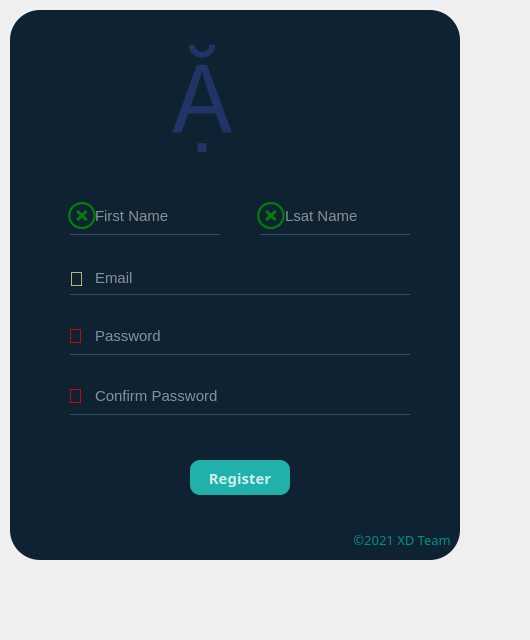
<?xml version="1.0" encoding="UTF-8"?>
<ui version="4.0">
 <class>Form</class>
 <widget class="QWidget" name="Form">
  <property name="geometry">
   <rect>
    <x>0</x>
    <y>0</y>
    <width>530</width>
    <height>640</height>
   </rect>
  </property>
  <property name="windowTitle">
   <string>Form</string>
  </property>
  <widget class="QWidget" name="widget" native="true">
   <property name="geometry">
    <rect>
     <x>0</x>
     <y>0</y>
     <width>460</width>
     <height>560</height>
    </rect>
   </property>
   <property name="styleSheet">
    <string notr="true"/>
   </property>
   <widget class="QLabel" name="registerform">
    <property name="geometry">
     <rect>
      <x>10</x>
      <y>10</y>
      <width>450</width>
      <height>550</height>
     </rect>
    </property>
    <property name="styleSheet">
     <string notr="true">background-color:rgba(10,30,45,250);
border-radius:30px;</string>
    </property>
    <property name="text">
     <string/>
    </property>
   </widget>
   <widget class="QLineEdit" name="fname">
    <property name="geometry">
     <rect>
      <x>70</x>
      <y>200</y>
      <width>150</width>
      <height>35</height>
     </rect>
    </property>
    <property name="baseSize">
     <size>
      <width>0</width>
      <height>0</height>
     </size>
    </property>
    <property name="font">
     <font>
      <family>MS Shell Dlg 2</family>
      <pointsize>11</pointsize>
     </font>
    </property>
    <property name="styleSheet">
     <string notr="true">background-color:rgba(0,0,0,0);
border:1px solid rgba(0,0,0,0);
border-bottom-color:rgba(45,82,101,255);
color:rgb(255,255,255);
padding-bottom:4px;
padding-left:22px;</string>
    </property>
    <property name="placeholderText">
     <string>First Name</string>
    </property>
   </widget>
   <widget class="QLineEdit" name="lname">
    <property name="geometry">
     <rect>
      <x>260</x>
      <y>200</y>
      <width>150</width>
      <height>35</height>
     </rect>
    </property>
    <property name="baseSize">
     <size>
      <width>0</width>
      <height>0</height>
     </size>
    </property>
    <property name="font">
     <font>
      <family>MS Shell Dlg 2</family>
      <pointsize>11</pointsize>
     </font>
    </property>
    <property name="styleSheet">
     <string notr="true">background-color:rgba(0,0,0,0);
border:1px solid rgba(0,0,0,0);
border-bottom-color:rgba(45,82,101,255);
color:rgb(255,255,255);
padding-bottom:4px;
padding-left:22px;</string>
    </property>
    <property name="placeholderText">
     <string>Lsat Name</string>
    </property>
   </widget>
   <widget class="QLineEdit" name="email">
    <property name="geometry">
     <rect>
      <x>70</x>
      <y>260</y>
      <width>340</width>
      <height>35</height>
     </rect>
    </property>
    <property name="baseSize">
     <size>
      <width>0</width>
      <height>0</height>
     </size>
    </property>
    <property name="font">
     <font>
      <family>MS Shell Dlg 2</family>
      <pointsize>11</pointsize>
     </font>
    </property>
    <property name="styleSheet">
     <string notr="true">background-color:rgba(0,0,0,0);
border:1px solid rgba(0,0,0,0);
border-bottom-color:rgba(45,82,101,255);
color:rgb(255,255,255);
padding-bottom:0px;
padding-left:22px;</string>
    </property>
    <property name="placeholderText">
     <string>Email</string>
    </property>
   </widget>
   <widget class="QLineEdit" name="pass1">
    <property name="geometry">
     <rect>
      <x>70</x>
      <y>320</y>
      <width>340</width>
      <height>35</height>
     </rect>
    </property>
    <property name="font">
     <font>
      <pointsize>11</pointsize>
      <italic>false</italic>
     </font>
    </property>
    <property name="styleSheet">
     <string notr="true">background-color:rgba(0,0,0,0);
border:1px solid rgba(0,0,0,0);
border-bottom-color:rgba(45,82,101,255);
color:rgb(255,255,255);
padding-bottom:4px;
padding-left:22px;</string>
    </property>
    <property name="echoMode">
     <enum>QLineEdit::Password</enum>
    </property>
    <property name="placeholderText">
     <string>Password</string>
    </property>
    <property name="clearButtonEnabled">
     <bool>false</bool>
    </property>
   </widget>
   <widget class="QLineEdit" name="pass2">
    <property name="geometry">
     <rect>
      <x>70</x>
      <y>380</y>
      <width>340</width>
      <height>35</height>
     </rect>
    </property>
    <property name="font">
     <font>
      <pointsize>11</pointsize>
      <italic>false</italic>
     </font>
    </property>
    <property name="styleSheet">
     <string notr="true">background-color:rgba(0,0,0,0);
border:1px solid rgba(0,0,0,0);
border-bottom-color:rgba(45,82,101,255);
color:rgb(255,255,255);
padding-bottom:4px;
padding-left:22px;</string>
    </property>
    <property name="echoMode">
     <enum>QLineEdit::Password</enum>
    </property>
    <property name="placeholderText">
     <string>Confirm Password</string>
    </property>
    <property name="clearButtonEnabled">
     <bool>false</bool>
    </property>
   </widget>
   <widget class="QPushButton" name="regis">
    <property name="geometry">
     <rect>
      <x>190</x>
      <y>460</y>
      <width>100</width>
      <height>35</height>
     </rect>
    </property>
    <property name="font">
     <font>
      <family>Andalus</family>
      <pointsize>11</pointsize>
      <weight>75</weight>
      <bold>true</bold>
     </font>
    </property>
    <property name="styleSheet">
     <string notr="true">QPushButton#regis{
background-color:rgba(4,100,150,255);
color:rgba(255,255,255,200);
border-radius:10px;
}

QPushButton#regis{
background-color:#20B2AA;

}

QPushButton#regis:pressed{
padding-left:5px;
padding-topt:5px;
background-color:rgba(2,56,20,50);
background-position:calc(100%-10px)center;

}
QPushButton#regis:hover{

background-color:rgba(4,100,150,255);

}</string>
    </property>
    <property name="text">
     <string>Register</string>
    </property>
   </widget>
   <widget class="QLabel" name="label_3">
    <property name="geometry">
     <rect>
      <x>68</x>
      <y>200</y>
      <width>31</width>
      <height>31</height>
     </rect>
    </property>
    <property name="font">
     <font>
      <pointsize>15</pointsize>
      <weight>75</weight>
      <bold>true</bold>
     </font>
    </property>
    <property name="styleSheet">
     <string notr="true">color:green;</string>
    </property>
    <property name="text">
     <string></string>
    </property>
   </widget>
   <widget class="QLabel" name="label_4">
    <property name="geometry">
     <rect>
      <x>257</x>
      <y>200</y>
      <width>31</width>
      <height>31</height>
     </rect>
    </property>
    <property name="font">
     <font>
      <pointsize>15</pointsize>
      <weight>75</weight>
      <bold>true</bold>
     </font>
    </property>
    <property name="styleSheet">
     <string notr="true">color:green;</string>
    </property>
    <property name="text">
     <string></string>
    </property>
   </widget>
   <widget class="QLabel" name="label_2">
    <property name="geometry">
     <rect>
      <x>68</x>
      <y>320</y>
      <width>21</width>
      <height>31</height>
     </rect>
    </property>
    <property name="font">
     <font>
      <pointsize>15</pointsize>
     </font>
    </property>
    <property name="styleSheet">
     <string notr="true">color:red;</string>
    </property>
    <property name="text">
     <string></string>
    </property>
   </widget>
   <widget class="QLabel" name="label_5">
    <property name="geometry">
     <rect>
      <x>68</x>
      <y>380</y>
      <width>21</width>
      <height>31</height>
     </rect>
    </property>
    <property name="font">
     <font>
      <pointsize>15</pointsize>
     </font>
    </property>
    <property name="styleSheet">
     <string notr="true">color:red;</string>
    </property>
    <property name="text">
     <string></string>
    </property>
   </widget>
   <widget class="QLabel" name="label_6">
    <property name="geometry">
     <rect>
      <x>69</x>
      <y>267</y>
      <width>21</width>
      <height>23</height>
     </rect>
    </property>
    <property name="font">
     <font>
      <pointsize>15</pointsize>
      <weight>75</weight>
      <bold>true</bold>
     </font>
    </property>
    <property name="styleSheet">
     <string notr="true">color:#EEE888;</string>
    </property>
    <property name="text">
     <string></string>
    </property>
   </widget>
   <widget class="QLabel" name="label_7">
    <property name="geometry">
     <rect>
      <x>170</x>
      <y>40</y>
      <width>110</width>
      <height>117</height>
     </rect>
    </property>
    <property name="font">
     <font>
      <pointsize>70</pointsize>
      <weight>50</weight>
      <bold>false</bold>
     </font>
    </property>
    <property name="styleSheet">
     <string notr="true">color:#223366;</string>
    </property>
    <property name="text">
     <string></string>
    </property>
   </widget>
   <widget class="QLabel" name="label_8">
    <property name="geometry">
     <rect>
      <x>350</x>
      <y>530</y>
      <width>141</width>
      <height>20</height>
     </rect>
    </property>
    <property name="font">
     <font>
      <family>Monotype Corsiva</family>
      <pointsize>10</pointsize>
     </font>
    </property>
    <property name="styleSheet">
     <string notr="true">color:#009186;</string>
    </property>
    <property name="text">
     <string> ©2021 XD Team</string>
    </property>
   </widget>
  </widget>
 </widget>
 <resources/>
 <connections/>
</ui>
